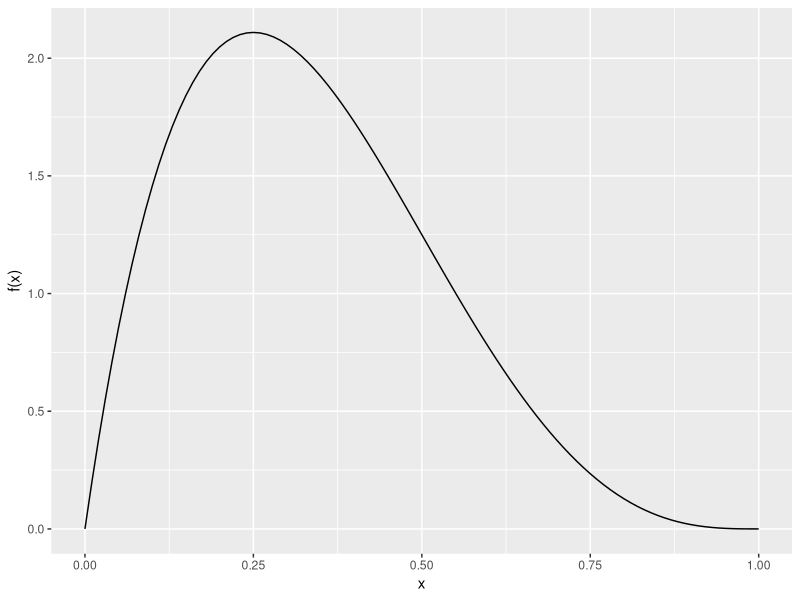

Write R code to recreate this figure. (Note: this script raises an error after producing the figure.)
## ---- chunk 1
library(tidyverse)
## ---- chunk 2
f_x <- function(x){
  20 * x * (1 - x)^3
}
## ---- chunk 3
ggplot(data.frame(x = c(0, 1)), aes(x)) +
  stat_function(fun = f_x, geom = "line") +
  labs(y = "f(x)", x = "x")
## ---- chunk 4
constant <- 2.5  # my choice, yours might be different
## ---- chunk 5
set.seed(7416) # So your results will match those online
Y <- runif(1)
## ---- chunk 6
U <- runif(1)
(accept <- U < (f_x(Y)/(constant * dunif(Y))))
## ---- chunk 7
Y <- runif(1)
U <- runif(1)
(accept <- U < (f_x(Y)/(constant * 1)))
## ---- chunk 8
Y <- runif(1)
U <- runif(1)
(accept <- U < (f_x(Y)/(constant * 1)))
## ---- chunk 9
Y
## ---- chunk 10
i <- 0
while(i < 5){
  cat(i, "\n")
  i <- i + 1
}
## ---- chunk 11
accept <- FALSE
while(!accept){
  Y <- runif(1)
  U <- runif(1)
  accept <- U < f_x(Y)/constant
}
Y
## ---- chunk 12
draw_one <- function(quiet = FALSE){
  accept <- FALSE
  while(!accept){
    Y <- runif(1)
    U <- runif(1)
    accept <- U < f_x(Y)/constant
  }
  Y
}
## ---- chunk 13
many_draws <- rerun(1000, draw_one()) %>% 
  flatten_dbl() # to get a vector rather than a list
## ---- chunk 14
ggplot(mapping = aes(x = many_draws)) + 
  geom_histogram(aes(y = stat(density))) +
  stat_function(fun = f_x, geom = "line") +
  labs(y = "f(x)", x = "x")
## ---- chunk 15
draw_one <- function(target_density, proposal_density, proposal_sampler, constant){
  accept <- FALSE
  while(!accept){
    Y <- proposal_sampler(1)
    U <- runif(1)
    accept <- U < target_density(Y)/(constant*proposal_density(Y))
  }
  Y
}

# our example
draw_one(target_density = f_x, 
  proposal_density = dunif, 
  proposal_sampler = runif, 
  constant = 2.5)
